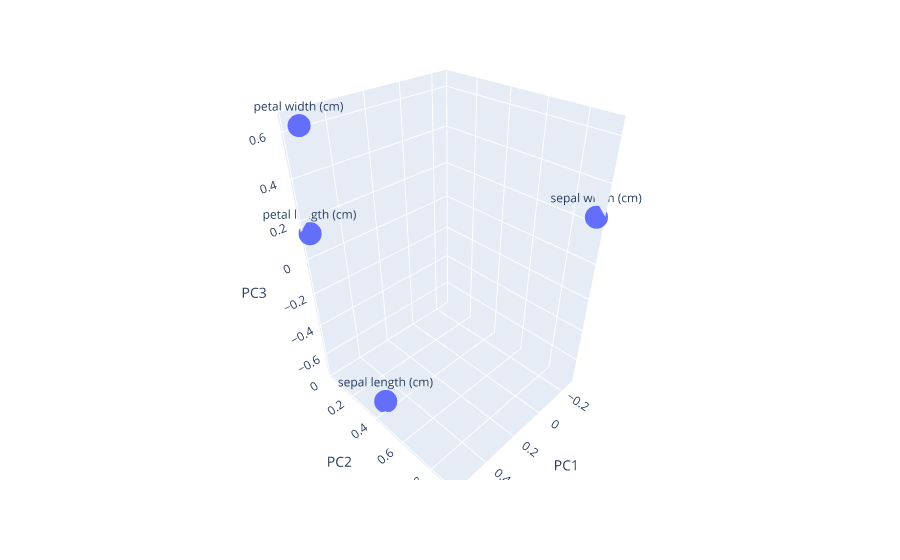

The notebook cell this image was saved under:
### Markdown cell above
## **5. Loadings Plot**

### Code cell
loadings_label = df_loadings.index
# loadings_label = df_loadings.index.str.strip(' (cm)')

fig = px.scatter_3d(df_loadings, x='PC1', y='PC2', z='PC3',
                    text = loadings_label)

fig.show()

### Figure 1 — Plotly figure (JSON) as saved in the notebook; plotly's stock layout.template omitted (floating-point values rounded to 4 significant figures)
{"data": [{"hovertemplate": "PC1=%{x}<br>PC2=%{y}<br>PC3=%{z}<br>index=%{text}<extra></extra>", "legendgroup": "", "marker": {"color": "#636efa", "symbol": "circle"}, "mode": "markers+text", "name": "", "scene": "scene", "showlegend": false, "text": ["sepal length (cm)", "sepal width (cm)", "petal length (cm)", "petal width (cm)"], "type": "scatter3d", "x": [0.5211, -0.2693, 0.5804, 0.5649], "y": [0.3774, 0.9233, 0.02449, 0.06694], "z": [-0.7196, 0.2444, 0.1421, 0.6343]}], "layout": {"legend": {"tracegroupgap": 0}, "margin": {"t": 60}, "scene": {"domain": {"x": [0, 1], "y": [0, 1]}, "xaxis": {"title": {"text": "PC1"}}, "yaxis": {"title": {"text": "PC2"}}, "zaxis": {"title": {"text": "PC3"}}}}}
